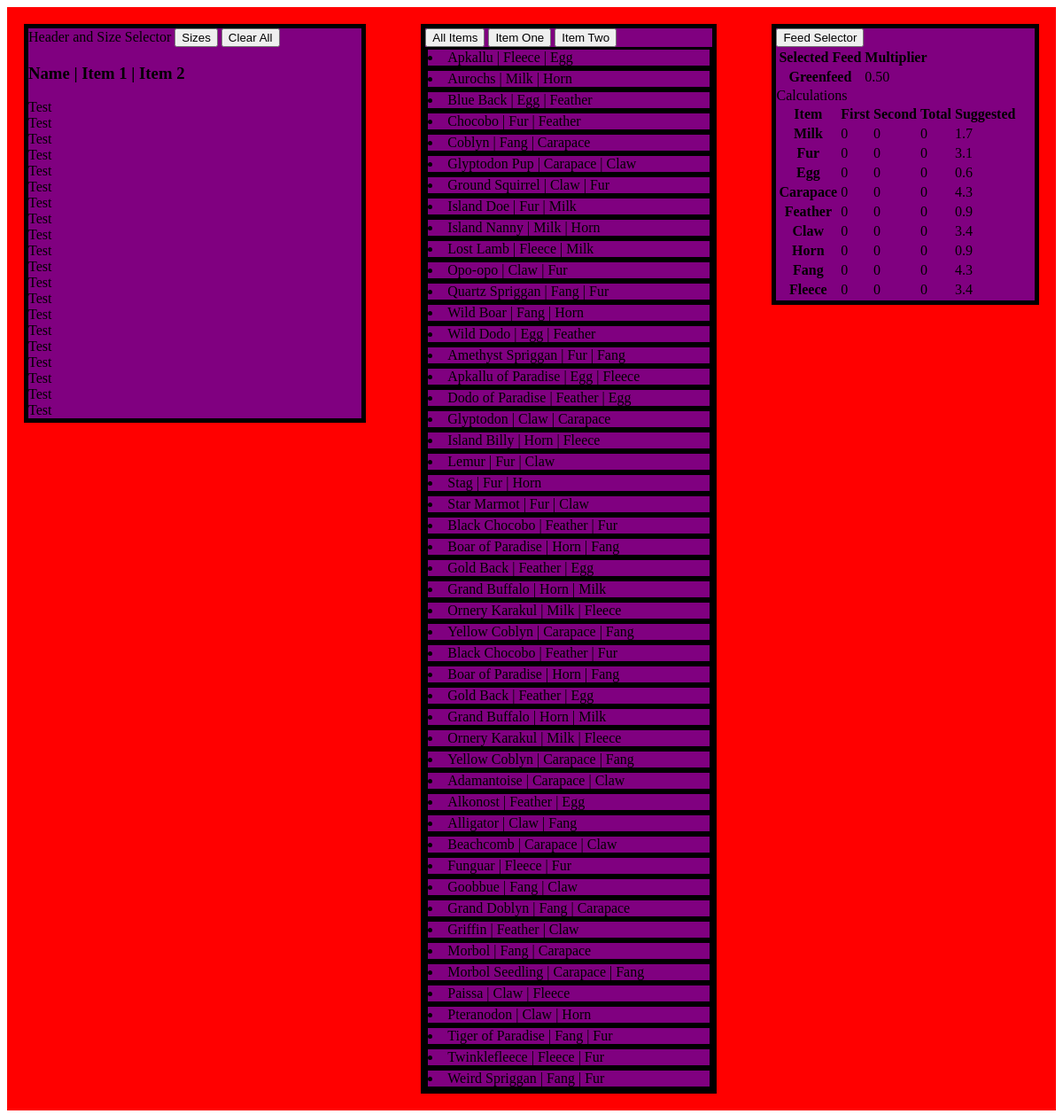
The page /ffxiv/ on the database as committed earlier.
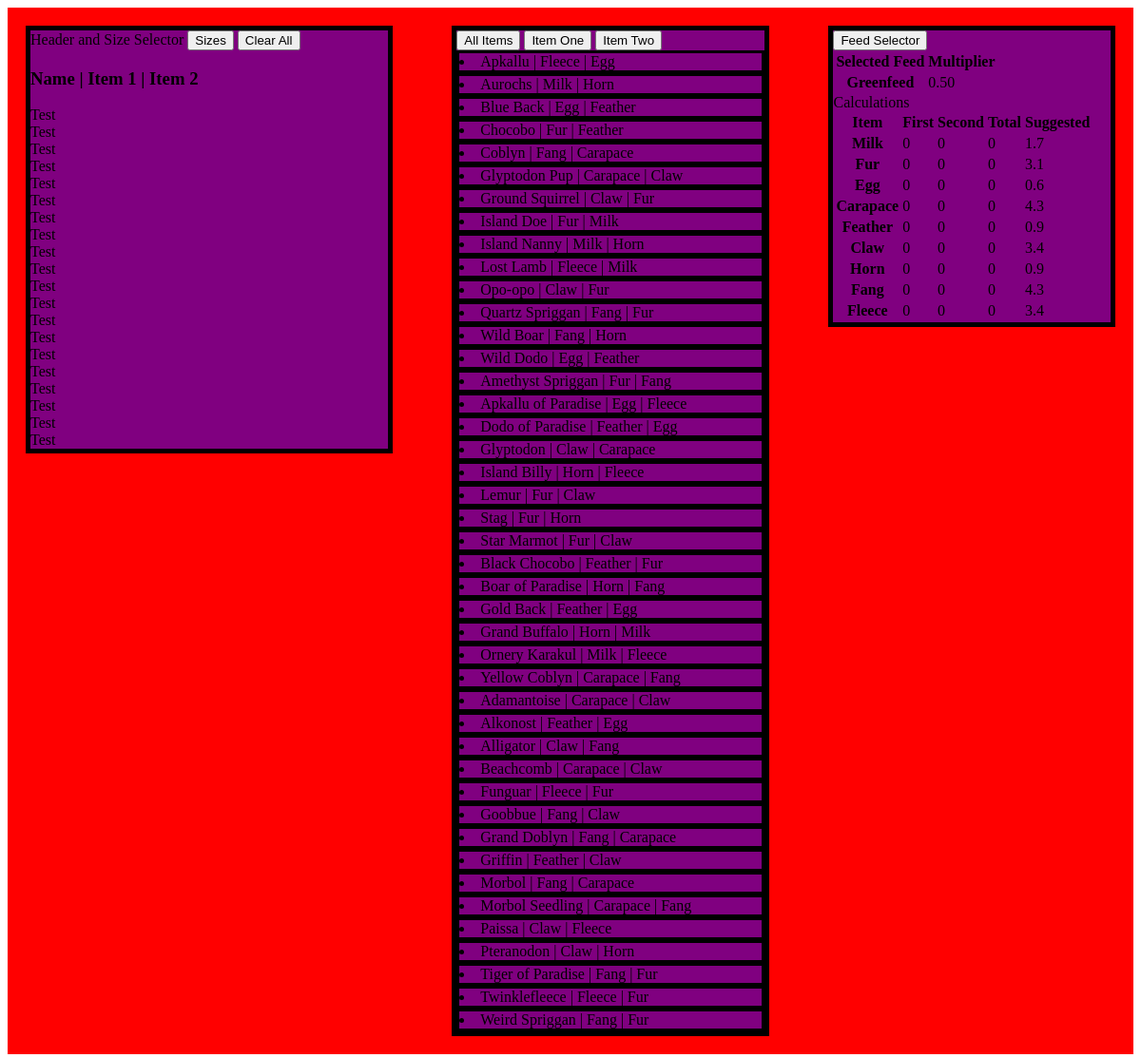
The same page on the database as committed later.
### ffxiv_tools/models.py (models this page shows, shortened)
class Animal(models.Model):
    animal_name = models.CharField(max_length=32)
    item_1 = models.ForeignKey(Item, on_delete=models.CASCADE, related_name="item_1")
    item_2 = models.ForeignKey(Item, on_delete=models.CASCADE, related_name="item_2")

class Item(models.Model):
    item_name = models.CharField(max_length=16)
    suggested_num = models.DecimalField(max_digits=2, decimal_places=1, default=0.0)
    def __str__(self):
        return self.item_name

class Feed(models.Model):
    feed_name = models.CharField(max_length=24)
    mood_mult = models.DecimalField(max_digits=3, decimal_places=2, default=0.00)

### ffxiv_tools/views.py (the view)
# urls.py: path("", views.pasture_planner, name="ffxiv-pasture")
def pasture_planner(request):
    feed_objs = Feed.objects.all()
    animal_objs = Animal.objects.all()
    item_objs = Item.objects.all()
    context = {
        "feed_list": feed_objs,
        "animal_list": animal_objs,
        "item_list": item_objs,
        "animal_slot": range(20),
    }
    return render(request, "ffxiv_tools/pasture.html", context)

### ffxiv_tools/templates/ffxiv_tools/pasture.html (shortened to what this page needs)
<!DOCTYPE html>
<html lang="en">
<head>
    {% load static %}
    <link rel="stylesheet" href="{% static 'ffxiv_tools/pasture_style.css' %}">
</head>
<body>
    <div class="flex flex-outer">
        <div class="flex flex-inner inner-left">
            <div>
                Header and Size Selector
                <div class="dropdown">
                    <button class="drop-button" id="size-drop-button">Sizes</button>
                </div>
                <button onclick="clearSlots('all-slots')">Clear All</button>
            </div>
            <div class="selected-animals">
                <h3>Name | Item 1 | Item 2</h3>
                {% for slot in animal_slot %}
                    {% if forloop.counter <= 5 %}
                    <div class="animal-slot small medium large">Test
                    </div>
                    {% endif %}
                    {% if forloop.counter > 5 and forloop.counter <= 10 %}
                    <div class="animal-slot medium large">Test
                    </div>
                    {% endif %}
                    {% if forloop.counter > 10 and forloop.counter <= 20 %}
                    <div class="animal-slot large">Test
                    </div>
                    {% endif %}
                {% endfor %}
            </div>
        </div>
        <div class="flex flex-inner inner-mid">
            <div>
                <div class="dropdown">
                    <button class="drop-button" id="item-all-drop-button">All Items</button>
                </div>
                <div class="dropdown">
                    <button class="drop-button" id="item1-drop-button">Item One</button>
                </div>
                <div class="dropdown">
                    <button class="drop-button" id="item2-drop-button">Item Two</button>
                </div>
            </div>
            <div class="animal-list">
                {% for animal in animal_list %}
                    <li draggable="true" class="animal drag-animal {{ animal.item_1 }}-one {{ animal.item_2 }}-two">
                        {{ animal.animal_name }} |
                        {{ animal.item_1 }} |
                        {{ animal.item_2 }}
                    </li>
                {% endfor %}
            </div>
        </div>
        <div class="flex flex-inner inner-right">
            <div>
                <div class="dropdown">
                    <button class="drop-button" id="feed-drop-button">Feed Selector</button>
                </div>
                <div>
                    <table class="feed-list">
                        <tr>
                            <th scope="col">Selected Feed</th>
                            <th scope="col">Multiplier</th>
                        </tr>
                        {% for feed in feed_list %}
                            <tr class="feed-choice {{ feed.feed_name|cut:' ' }} {% cycle 'none-display' ''  'none-display' %}">
                                <th scope="row">{{ feed.feed_name }}</th>
                                <td class="feed-mult">{{ feed.mood_mult }}</td>
                            </tr>
                        {% endfor %}
                    </table>
                </div>
            </div>
            <div>
                Calculations
                <table class="item-list">
                    <tr>
                        <th scope="col">Item</th>
                        <th scope="col">First</th>
                        <th scope="col">Second</th>
                        <th scope="col">Total</th>
                        <th scope="col">Suggested</th>
                    </tr>
                    {% for item in item_list %}
                        <tr>
                            <th scope="row">{{ item.item_name }}</th>
                            <td id="{{ item.item_name }}-count-one">0</td>
                            <td id="{{ item.item_name }}-count-two">0</td>
                            <td id="{{ item.item_name }}-total">0</td>
                            <td>{{ item.suggested_num }}</td>
                        </tr>
                    {% endfor %}
                </table>
            </div>
        </div>
    </div>
</body>
</html>

### ffxiv_tools/static/ffxiv_tools/pasture_style.css (style rules this page uses)
.flex { display: flex; }
.flex-outer { flex-flow: row wrap; align-items: flex-start; background-color: red; gap: 24px; }
.flex-inner { flex-direction: column; align-items: center flex-start; background-color: purple; outline: solid black; outline-width: thick; margin: 24px; }
.inner-left { flex-grow: 5; }
.inner-mid { flex-grow: 4; }
.inner-right { flex-grow: 1; }
.dropdown { position: relative; display: inline-block; }
.animal { border: solid; }

Rows that differ between the two databases and show on the page:
removed Animal: animal_name "Black Chocobo", item_1 "Feather", item_2 "Fur"
removed Animal: animal_name "Boar of Paradise", item_1 "Horn", item_2 "Fang"
removed Animal: animal_name "Gold Back", item_1 "Feather", item_2 "Egg"
removed Animal: animal_name "Grand Buffalo", item_1 "Horn", item_2 "Milk"
removed Animal: animal_name "Ornery Karakul", item_1 "Milk", item_2 "Fleece"
removed Animal: animal_name "Yellow Coblyn", item_1 "Carapace", item_2 "Fang"
